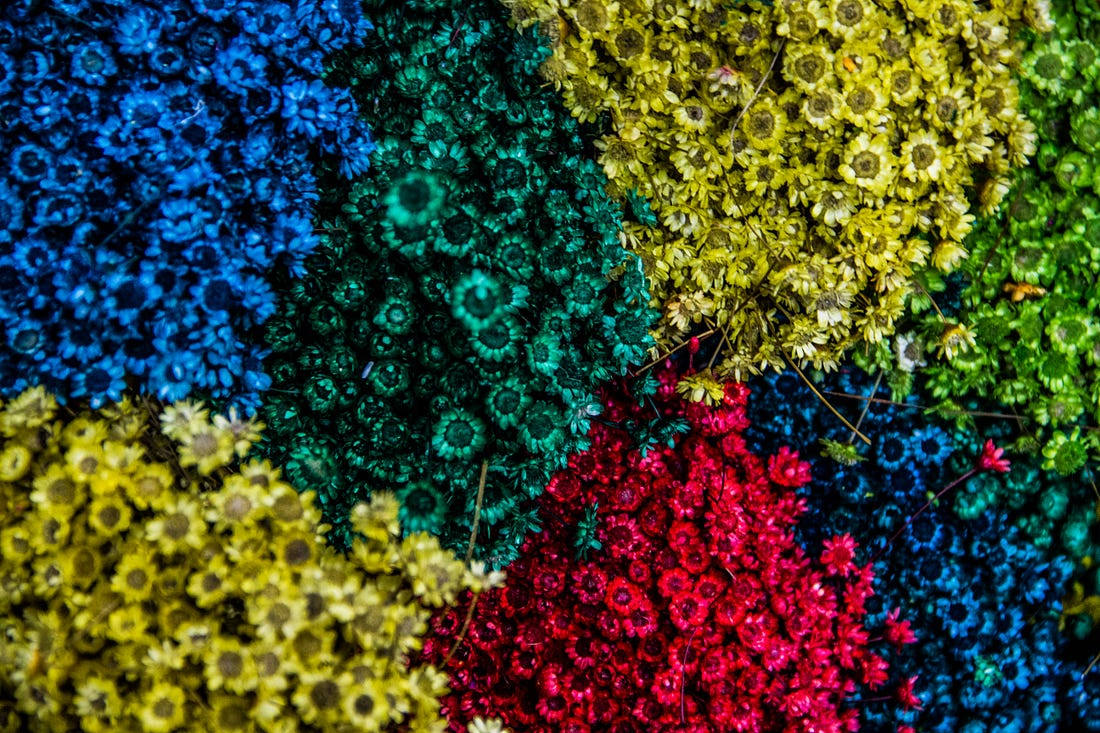
#> input picture color.jpg, 1100 x 733 px, found by its file name
$ jupyter execute CV_Task_2_Color_Identification_in_Images.ipynb   (shell and % lines are left out)
#> lines starting #> are read from the running program, lines starting #| are printed output that depends on the picture; long printed decimals are rounded
## Task_2: Color Identification in Images

[cell 1]
from google.colab import drive
drive.mount('/content/drive')

[cell 2]
#Access spesific path on my Drive
%cd /content/drive/MyDrive/Intern_Task
# !pip install opendatasets

[cell 3]
from sklearn.cluster import KMeans
import matplotlib.pyplot as plt
import numpy as np
import cv2
from google.colab.patches import cv2_imshow
from collections import Counter
from skimage.color import rgb2lab, deltaE_cie76

def RGB2HEX(color):
    return "#{:02x}{:02x}{:02x}".format(int(color[0]), int(color[1]), int(color[2]))

def get_image(image_path):
    image = cv2.imread(image_path)
#> image is the input picture: shape (733, 1100, 3); mean B, G, R 47.9, 72.3, 64.7
    image = cv2.cvtColor(image, cv2.COLOR_BGR2RGB)
    return image

def color_detection(image_path, number_of_colors, show_chart=True):
    image = get_image(image_path)
    cv2_imshow(image)
    modified_image = cv2.resize(image, (600, 400), interpolation=cv2.INTER_AREA)
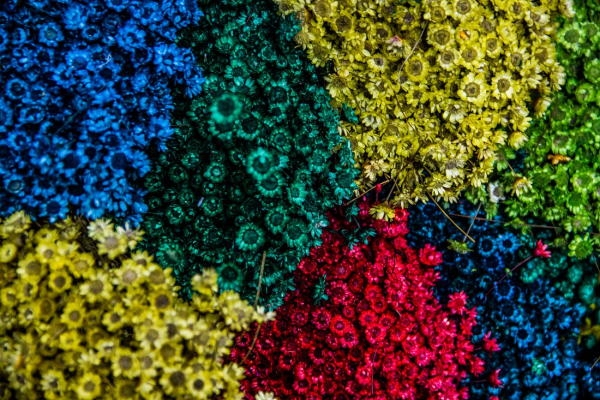
#> modified_image: shape (400, 600, 3); mean R, G, B 64.7, 72.3, 47.9
    modified_image = modified_image.reshape(modified_image.shape[0]*modified_image.shape[1], 3)

    clf = KMeans(n_clusters=number_of_colors)
    labels = clf.fit_predict(modified_image)

    counts = Counter(labels)
#> counts = {2: 105310, 0: 35762, 1: 44459, 3: 35565, 4: 18904}

    center_colors = clf.cluster_centers_
    # We get ordered colors by iterating through the keys
    ordered_colors = [center_colors[i] for i in counts.keys()]
#> ordered_colors = [[13.33, 24.84, 25.14], [8.47, 101.5, 145.5], [98.03, 102.8, 16.5], [180.5, 179, 60.25], [160.2, 8.47, 39.66]]
    hex_colors = [RGB2HEX(ordered_colors[i]) for i in counts.keys()]
#> hex_colors = ['#626610', '#0d1819', '#086591', '#b4b23c', '#a00827']
    rgb_colors = [ordered_colors[i] for i in counts.keys()]
#> rgb_colors = [[98.03, 102.8, 16.5], [13.33, 24.84, 25.14], [8.47, 101.5, 145.5], [180.5, 179, 60.25], [160.2, 8.47, 39.66]]

    if show_chart:
        plt.figure(figsize=(8, 6))
        plt.pie(counts.values(), labels=hex_colors, colors=hex_colors)

    return rgb_colors

# Example usage
image_path = "/content/drive/MyDrive/Intern_Task/color.jpg"  # Replace with the actual path of your image

number_of_colors = 5  # Number of colors to detect

# Detect the colors in the image and display the chart
detected_colors = color_detection(image_path, number_of_colors)
#> detected_colors has the same summary as rgb_colors in color_detection
plt.show()
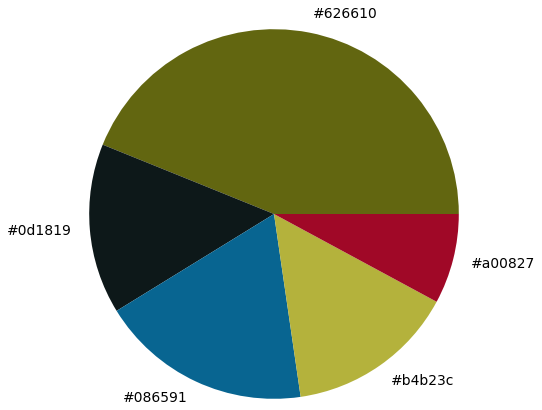
#> figure drawn by matplotlib, 1 panel

# Print the RGB values of the detected colors
for color in detected_colors:
    r, g, b = color
    print(f"RGB: (red: {r}, green: {g}, blue: {b})")
#> this loop made 5 passes
#| RGB: (red: 98.029, green: 102.848, blue: 16.500)
#| RGB: (red: 13.328, green: 24.842, blue: 25.144)
#| RGB: (red: 8.467, green: 101.484, blue: 145.534)
#| RGB: (red: 180.506, green: 178.950, blue: 60.254)
#| RGB: (red: 160.237, green: 8.468, blue: 39.656)
